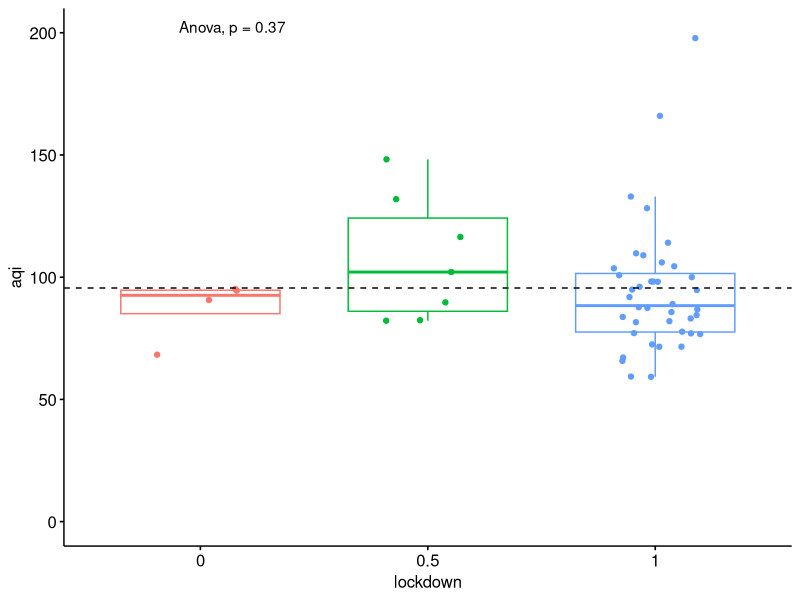
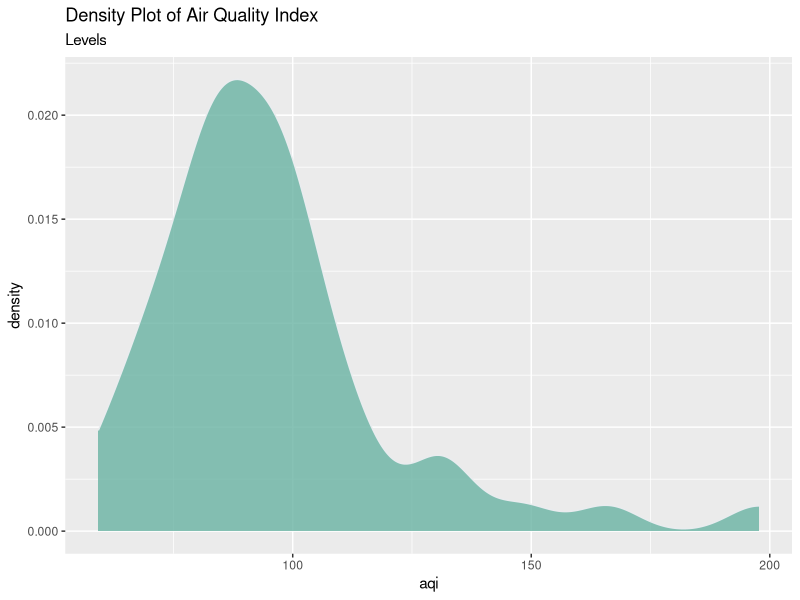
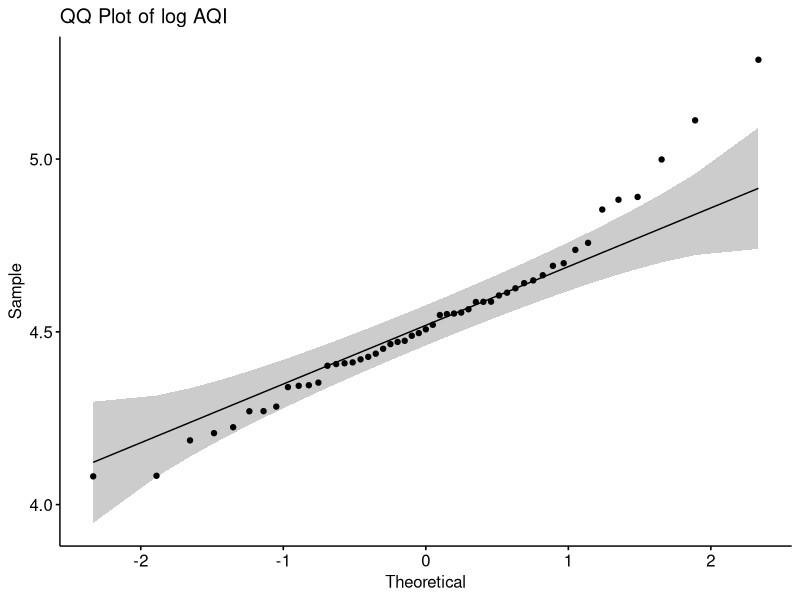
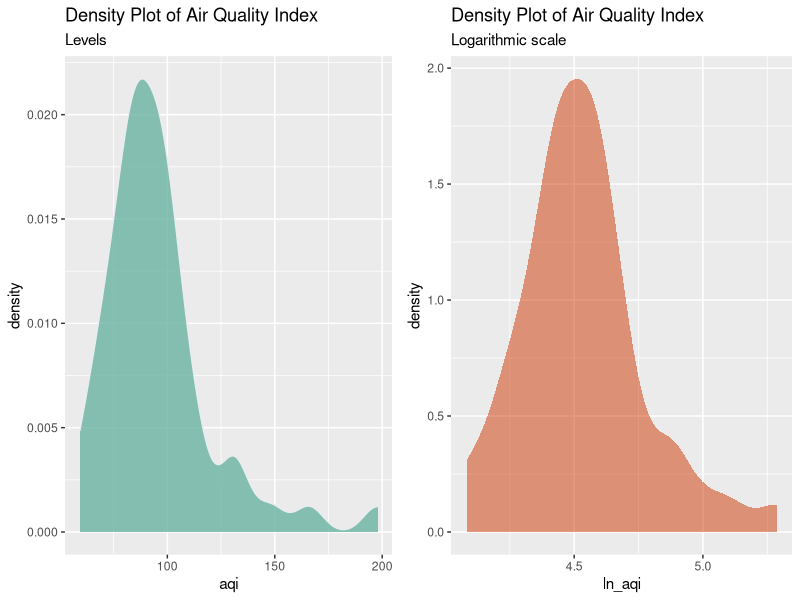
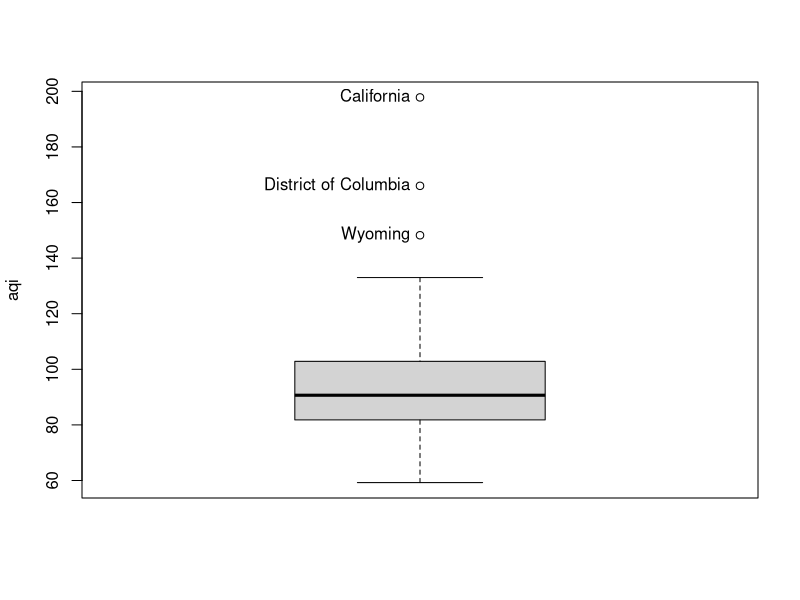

These charts were generated, in order, by the following R code:
## ---- chunk 1
knitr::opts_chunk$set(echo = FALSE)
## ---- chunk 2
data <- read.csv('usa_final.csv', sep=',')
data <- data[,-c(20,21)]
log_aqi <- log(data$aqi)
data$ln_aqi <- log_aqi
## ---- chunk 3
library(car)
library(readr)
library(dplyr)
library(tidyr)
library(readxl)
library(ggpubr)
library(ggplot2)
library(Hmisc)
## ---- chunk 4
# Visualize the expression profile
dataset <- read.csv("usa_final.csv", sep=',', header = TRUE, dec = ".")
dataset <- dataset %>% mutate(ln_aqi=log(dataset$aqi))
ggboxplot(dataset, x = "lockdown", y = "aqi", color = "lockdown", 
          add = "jitter", legend = "none") +
  geom_hline(yintercept = mean(dataset$aqi), linetype = 2)+ # Add horizontal line at base mean
  ylim(0, 200)+
  stat_compare_means(method = "anova", label.y = 200)+        # Add global ANOVA p-value
  stat_compare_means(label = "p.signif", method = "t.test",
                     ref.group = ".all.", hide.ns = TRUE)      # Pairwise comparison against all


# We can conclude that AQI is not significantly different between States by lockdown measures.
## ---- chunk 5
library(ggplot2)
library(dplyr)
dataset <- read.csv("usa_final.csv", sep=',', header = TRUE, dec = ".")
dataset %>%
    ggplot(aes(x=aqi)) +
    geom_density(fill="#69b3a2", color="#e9ecef", alpha=0.8)+
    labs(title = 'Density Plot of Air Quality Index', subtitle='Levels')
## ---- chunk 6
shapiro.test(dataset$aqi)
## ---- chunk 7
dataset <- dataset %>% mutate(ln_aqi=log(dataset$aqi))
shapiro.test(dataset$ln_aqi)
## ---- chunk 8
ggqqplot(dataset$ln_aqi, title = "QQ Plot of log AQI")
## ---- chunk 9
d1 <- dataset %>%
  ggplot(aes(x=ln_aqi)) +
  geom_density(fill="orangered3", color=FALSE, alpha=0.5)+
  labs(title = 'Density Plot of Air Quality Index', subtitle='Logarithmic scale')
d2 <- dataset %>%
    ggplot(aes(x=aqi)) +
    geom_density(fill="#69b3a2", color="#e9ecef", alpha=0.8)+
    labs(title = 'Density Plot of Air Quality Index', subtitle='Levels')
ggarrange(d2, d1, 
          ncol = 2, nrow = 1)
## ---- chunk 10
Boxplot(~aqi, data=data, id=list(labels=data$state))
## ---- chunk 11
log_aqi <- log(data$aqi)
data$ln_aqi <- log_aqi
dt <- data %>% drop_na()
dt <- dt[,-c(1,2)]
## ---- chunk 12
full.model <- lm(ln_aqi~.-waste-healthcare-construction-utilities-professional-retail-finance, data = dt)
summary(full.model)
